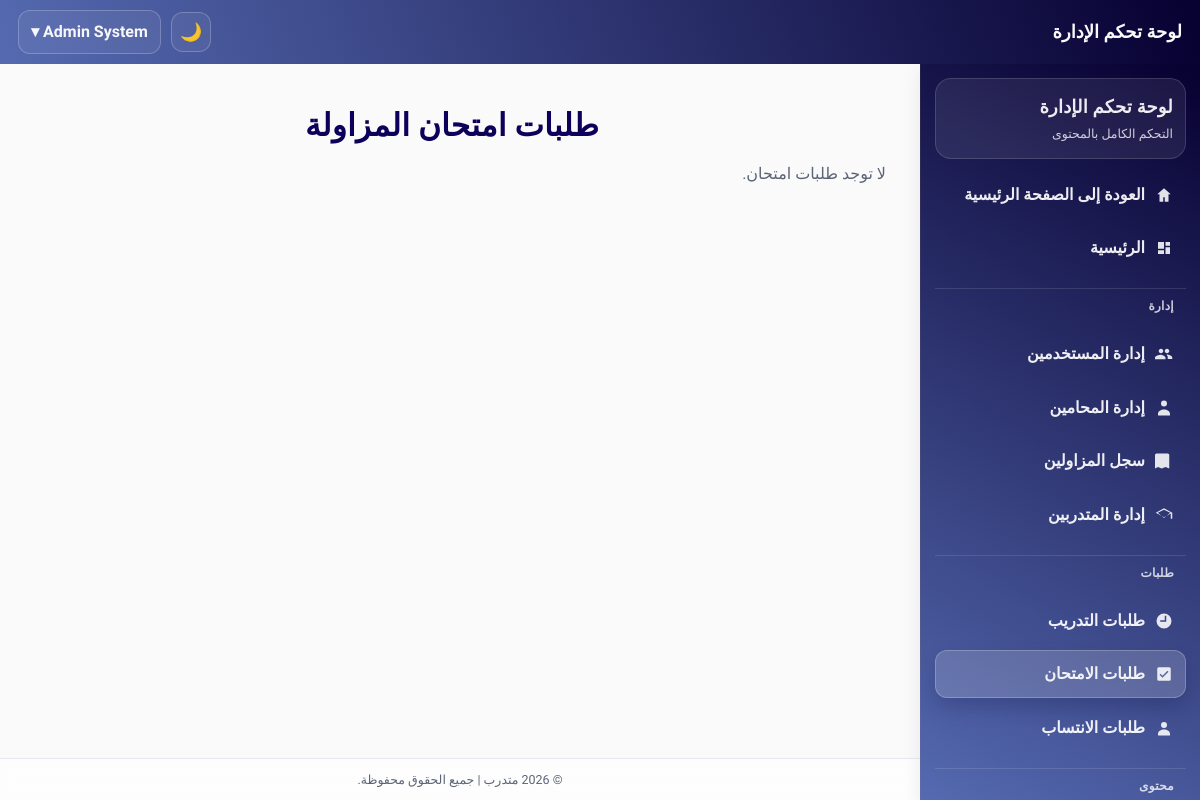
/admin/exams.php (signed in), run on an earlier commit of the app's database.
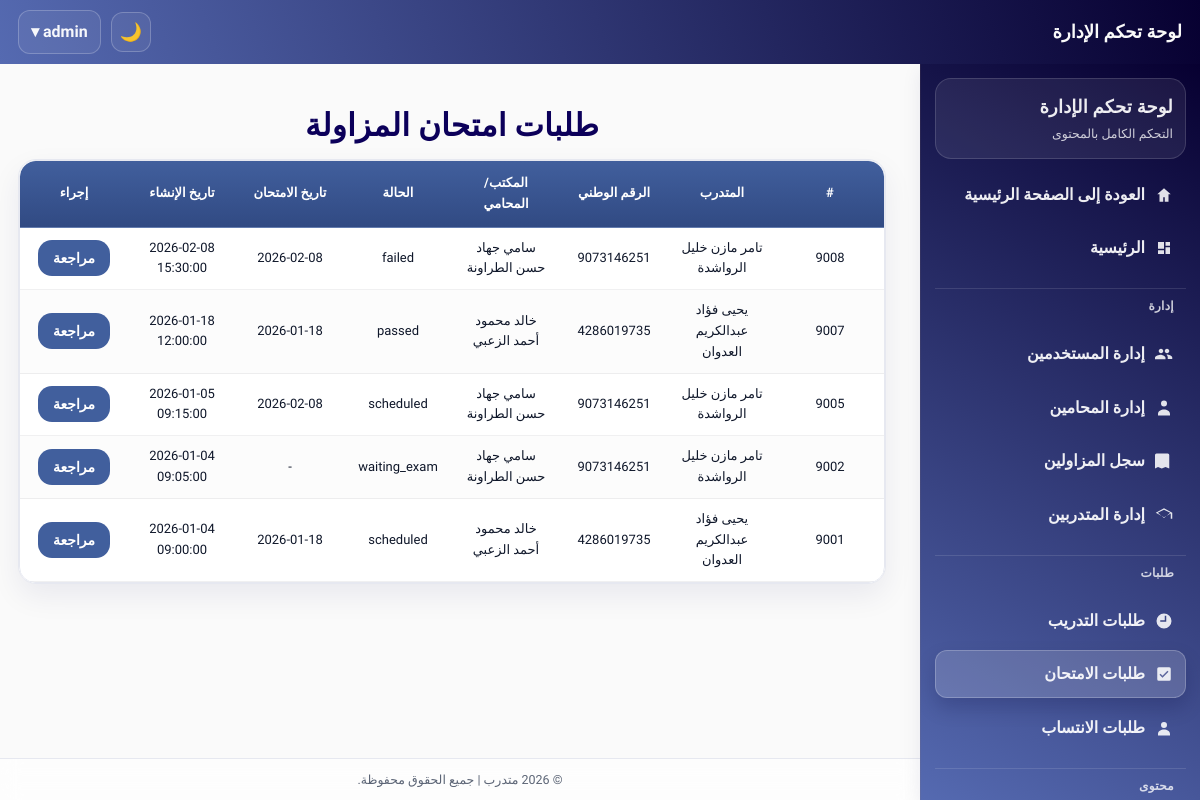
And on a later commit of the database.
### tables this page shows
CREATE TABLE `syndicate_exam_requests` (
  `request_id` int(11) NOT NULL,
  `application_id` int(11) NOT NULL,
  `trainee_id` int(11) NOT NULL,
  `lawyer_id` int(11) NOT NULL,
  `status` enum('waiting_exam','scheduled','passed','failed') NOT NULL DEFAULT 'waiting_exam',
  `exam_date` date DEFAULT NULL,
  `created_at` datetime NOT NULL DEFAULT current_timestamp()
);

CREATE TABLE `trainees` (
  `trainee_id` int(11) NOT NULL,
  `user_id` int(11) NOT NULL,
  `highschool_certificate` enum('نعم','لا') NOT NULL DEFAULT 'لا',
  `university_degree` enum('بكالوريوس','ماجستير','دكتوراه') DEFAULT NULL,
  `no_conviction_doc` varchar(255) DEFAULT NULL,
  `good_conduct_doc` varchar(255) DEFAULT NULL,
  `social_security` enum('نعم','لا') NOT NULL DEFAULT 'لا',
  `social_security_number` varchar(100) DEFAULT NULL,
  `created_at` datetime NOT NULL DEFAULT current_timestamp(),
  `updated_at` datetime NOT NULL DEFAULT current_timestamp() ON UPDATE current_timestamp(),
  `full_name` varchar(200) DEFAULT NULL,
  `first_name` varchar(100) DEFAULT NULL,
  `father_name` varchar(100) DEFAULT NULL,
  `grandfather_name` varchar(100) DEFAULT NULL,
  `family_name` varchar(100) DEFAULT NULL,
  `national_id` varchar(30) DEFAULT NULL,
  `phone` varchar(30) DEFAULT NULL,
  `email` varchar(150) DEFAULT NULL,
  `home_address` varchar(255) DEFAULT NULL,
  `identity_front` varchar(255) DEFAULT NULL,
  `identity_back` varchar(255) DEFAULT NULL,
  `is_archived` tinyint(1) NOT NULL DEFAULT 0,
  `archived_at` datetime DEFAULT NULL
);

CREATE TABLE `lawyers` (
  `lawyer_id` int(11) NOT NULL,
  `user_id` int(11) NOT NULL,
  `syndicate_id` int(11) DEFAULT NULL,
  `office_address` varchar(255) DEFAULT NULL,
  `password` varchar(255) NOT NULL,
  `verified` tinyint(1) NOT NULL DEFAULT 0,
  `created_at` datetime NOT NULL DEFAULT current_timestamp(),
  `updated_at` datetime NOT NULL DEFAULT current_timestamp() ON UPDATE current_timestamp(),
  `full_name` varchar(200) DEFAULT NULL,
  `first_name` varchar(100) DEFAULT NULL,
  `father_name` varchar(100) DEFAULT NULL,
  `grandfather_name` varchar(100) DEFAULT NULL,
  `family_name` varchar(100) DEFAULT NULL,
  `national_id` varchar(30) DEFAULT NULL,
  `phone` varchar(30) DEFAULT NULL,
  `email` varchar(150) DEFAULT NULL,
  `home_address` varchar(255) DEFAULT NULL,
  `identity_front` varchar(255) DEFAULT NULL,
  `identity_back` varchar(255) DEFAULT NULL,
  `no_conviction_doc` varchar(255) DEFAULT NULL,
  `good_conduct_doc` varchar(255) DEFAULT NULL,
  `social_security` enum('نعم','لا') DEFAULT 'لا',
  `highschool_certificate` varchar(10) DEFAULT 'لا',
  `university_degree` varchar(10) DEFAULT 'لا',
  `social_security_number` varchar(100) DEFAULT NULL
);

### includes/theme_init.php (called while the page is built, shortened)
<?php
$theme = $_SESSION['site_theme'] ?? ($_COOKIE['site_theme'] ?? 'light');
$theme = ($theme === 'dark') ? 'dark' : 'light';
?>

### admin/exams.php (the view, shortened to what this page needs)
<?php
require_once __DIR__ . '/../includes/theme_init.php';
include("includes/auth_check.php");
$stmt = $pdo->prepare("
    SELECT
        r.request_id,
        r.status,
        r.exam_date,
        r.created_at,
        tr.full_name AS trainee_name,
        tr.national_id AS trainee_national_id,
        lw.full_name AS lawyer_name,
        ta.application_id
    FROM syndicate_exam_requests r
    JOIN trainees tr ON r.trainee_id = tr.trainee_id
    JOIN lawyers  lw ON r.lawyer_id  = lw.lawyer_id
    JOIN training_applications ta ON r.application_id = ta.application_id
    ORDER BY r.created_at DESC
");
$stmt->execute();
$rows = $stmt->fetchAll(PDO::FETCH_ASSOC);
?>
<!DOCTYPE html>
<html lang="ar" dir="rtl">
<head>
<link rel="stylesheet" href="../assets/css/admin.css">
</head>
<body data-theme="<?= htmlspecialchars($theme) ?>">
<?php include("includes/header.php"); ?>
<?php include("includes/sidebar.php"); ?>
<div class="admin-container">
    <div class="container">
    <h2>طلبات امتحان المزاولة</h2>
    <?php if (empty($rows)): ?>
        <p>لا توجد طلبات امتحان.</p>
    <?php else: ?>
        <div class="table-card"><div class="table-wrap">
<table class="table">
            <thead>
                <tr>
                    <th>#</th>
                    <th>المتدرب</th>
                    <th>الرقم الوطني</th>
                    <th>المكتب/المحامي</th>
                    <th>الحالة</th>
                    <th>تاريخ الامتحان</th>
                    <th>تاريخ الإنشاء</th>
                    <th>إجراء</th>
                </tr>
            </thead>
            <tbody>
            <?php foreach ($rows as $r): ?>
                <tr>
                    <td><?= (int)$r['request_id'] ?></td>
                    <td><?= htmlspecialchars($r['trainee_name']) ?></td>
                    <td><?= htmlspecialchars($r['trainee_national_id']) ?></td>
                    <td><?= htmlspecialchars($r['lawyer_name']) ?></td>
                    <td><?= htmlspecialchars($r['status']) ?></td>
                    <td><?= $r['exam_date'] ? htmlspecialchars($r['exam_date']) : '-' ?></td>
                    <td><?= htmlspecialchars($r['created_at']) ?></td>
                    <td>
                        <a class="btn" href="exam_review.php?id=<?= (int)$r['request_id'] ?>">مراجعة</a>
                    </td>
                </tr>
            <?php endforeach; ?>
            </tbody>
        </table>
</div></div>
    <?php endif; ?>
</div>
</div>
<?php include("includes/footer.php"); ?>
</body>
</html>

### admin/includes/header.php (shortened to what this page needs)
<header class="admin-header">
  <h2>لوحة تحكم الإدارة</h2>
  <div class="user-info">
    <a class="dash-theme-toggle" href="/mutadarrib/toggle_theme.php?redirect=<?= urlencode($_SERVER['REQUEST_URI'] ?? '../index.php') ?>" aria-label="تبديل الوضع" title="تبديل الوضع"><?= ($theme === 'dark') ? '☀️' : '🌙' ?></a>
    <details class="dash-user-dropdown">
      <summary class="dash-user-toggle">
        <?= htmlspecialchars($_SESSION['full_name'] ?? '') ?> ▾
      </summary>
    </details>
  </div>
</header>

What changed in the data, as far as the page shows it:
added syndicate_exam_requests: request_id "9008", trainee.full_name "تامر مازن خليل الرواشدة", trainee.national_id "9073146251", lawyer.full_name "سامي جهاد حسن الطراونة", status "failed", exam_date "2026-02-08", created_at "2026-02-08 15:30:00"
added syndicate_exam_requests: request_id "9007", trainee.full_name "يحيى فؤاد عبدالكريم العدوان", trainee.national_id "4286019735", lawyer.full_name "خالد محمود أحمد الزعبي", status "passed", exam_date "2026-01-18", created_at "2026-01-18 12:00:00"
added syndicate_exam_requests: request_id "9005", trainee.full_name "تامر مازن خليل الرواشدة", trainee.national_id "9073146251", lawyer.full_name "سامي جهاد حسن الطراونة", status "scheduled", exam_date "2026-02-08", created_at "2026-01-05 09:15:00"
added syndicate_exam_requests: request_id "9002", trainee.full_name "تامر مازن خليل الرواشدة", trainee.national_id "9073146251", lawyer.full_name "سامي جهاد حسن الطراونة", status "waiting_exam", created_at "2026-01-04 09:05:00"
added syndicate_exam_requests: request_id "9001", trainee.full_name "يحيى فؤاد عبدالكريم العدوان", trainee.national_id "4286019735", lawyer.full_name "خالد محمود أحمد الزعبي", status "scheduled", exam_date "2026-01-18", created_at "2026-01-04 09:00:00"
Also different on the page:
$_SESSION['full_name']: "Admin System" → "admin"
text no longer shown: "لا توجد طلبات امتحان."
text now shown: "# المتدرب الرقم الوطني المكتب/المحامي الحالة تاريخ الامتحان تاريخ الإنشاء إجراء"
